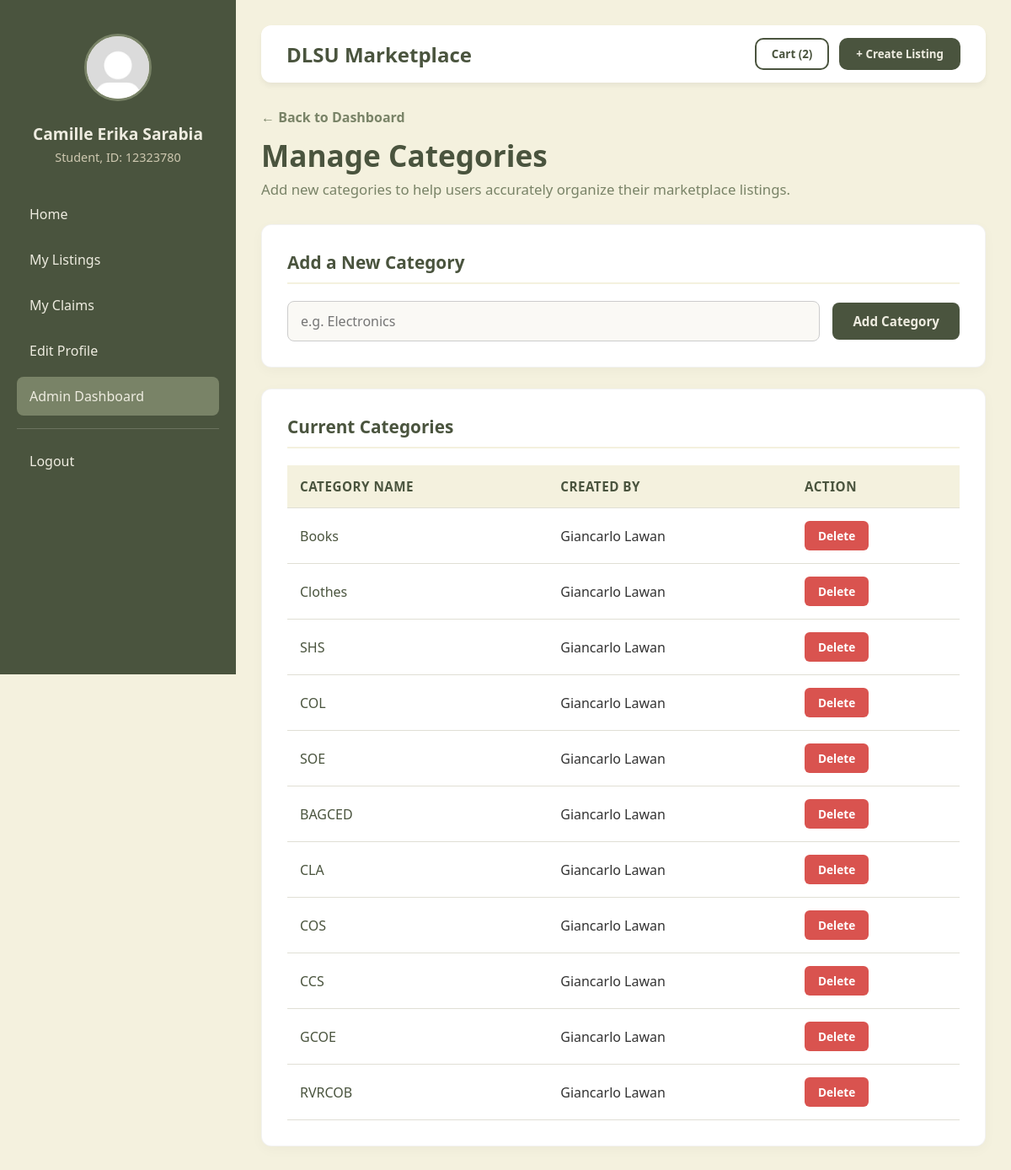
Screenshot of /admin_categories.php (signed in) with the database file from the repository.
### tables this page shows
CREATE TABLE `categories` (
  `category_id` int NOT NULL,
  `category_name` varchar(100) NOT NULL,
  `created_by_admin_id` int NOT NULL,
  `created_at` timestamp NULL DEFAULT CURRENT_TIMESTAMP
);

### admin_categories.php (the view, shortened to what this page needs)
<?php
require 'db.php';
$user_id = $_SESSION['user_id'];
$dlsu_id_number = $_SESSION['dlsu_id_number'];
$first_name = $_SESSION['first_name'];
$last_name = $_SESSION['last_name'];
$full_name = trim($first_name . ' ' . $last_name);
$role = $_SESSION['role'];
$profile_pic = 'profile_pictures/' . $_SESSION['profile_picture'];
$cart_query = "SELECT COUNT(*) AS cart_count
               FROM cart
               WHERE buyer_id = ?";
$stmt = $conn->prepare($cart_query);
$stmt->bind_param('i', $user_id);
$stmt->execute();
$cart_result = $stmt->get_result();
$cart_row = $cart_result->fetch_assoc();
$cart_count = $cart_row['cart_count'];
$categories = [];
$cat_query = "SELECT c.*, CONCAT(u.first_name, ' ', u.last_name) AS full_name
              FROM categories c
              LEFT JOIN admin_accounts a ON a.admin_id = c.created_by_admin_id
              LEFT JOIN users u ON u.user_id = a.user_id
              ORDER BY c.created_at DESC";
$stmt = $conn->prepare($cat_query);
$stmt->execute();
$cat_result = $stmt->get_result();
if ($cat_result->num_rows > 0) {
    while ($row = $cat_result->fetch_assoc()) {
        $categories[] = $row;
    }
}
?>
<!DOCTYPE html>
<html lang="en">
<head>
    <link rel="stylesheet" href="stylesheets/home.css" />
    <link rel="stylesheet" href="stylesheets/admin.css" />
</head>
<body>
    <div class="dashboard-container">
        <aside class="sidebar">
            <div class="user-profile-section">
                <img src="<?= htmlspecialchars($profile_pic); ?>" alt="Profile" class="nav-logo">
                <div class="user-info-display">
                    <h2 class="user-name"><?= htmlspecialchars($full_name); ?></h2>
                    <p class="user-id"><?= htmlspecialchars("$role, ID: $dlsu_id_number"); ?></p>
                </div>
            </div>
            <nav class="nav-menu">
                <a href="home.php">Home</a>
                <a href="mylistings.php">My Listings</a>
                <a href="myclaims.php">My Claims</a>
                <a href="editprofile.php">Edit Profile</a>
                <a href="admin_dashboard.php" class="active">Admin Dashboard</a>
                <hr class="nav-divider">
                <a href="logout.php" class="logout-link">Logout</a>
            </nav>
        </aside>
        <main class="main-content">
            <header class="top-bar" style="margin-bottom: 30px;">
                <form action="admin_categories.php" method="POST" class="top-bar-form" style="display: flex; width: 100%; justify-content: space-between;">
                    <div class="title-header">
                        <h2 style="margin-top: 3px;">DLSU Marketplace</h2>
                    </div>
                    <div class="header-actions">
                        <button type="submit" class="cart-btn" name="action" value="viewcart">Cart (<?= htmlspecialchars($cart_count); ?>)</button>
                        <button type="submit" class="create-listing-btn" name="action" value="createlisting">+ Create Listing</button>
                    </div>
                </form>
            </header>
            <div class="admin-header">
                <a href="admin_dashboard.php" class="back-link">← Back to Dashboard</a>
                <h1>Manage Categories</h1>
                <p>Add new categories to help users accurately organize their marketplace listings.</p>
            </div>
            <div class="admin-panel">
                <h3>Add a New Category</h3>
                <form action="admin_categories.php" method="POST" class="admin-inline-form">
                    <input type="text" name="category_name" class="admin-input" placeholder="e.g. Electronics" required>
                    <button type="submit" name="action" value="addcategory" class="admin-btn">Add Category</button>
                </form>
            </div>
            <div class="admin-panel" style="margin-top: 25px;">
                <h3>Current Categories</h3>
                <table class="admin-table">
                    <tr>
                        <th>Category Name</th>
                        <th>Created By</th>
                        <th>Action</th>
                    </tr>
                    <?php foreach ($categories as $cat): ?>
                        <tr>
                            <td style="font-weight: 500; color: #4a543e;"><?= htmlspecialchars($cat['category_name']); ?></td>
                            <td><?= htmlspecialchars($cat['full_name']); ?></td>
                            <td>
                                <form action="admin_categories.php" method="POST" style="margin: 0;">
                                    <button type="submit" name="action" value="deletecategory" class="btn-delete" onclick="return confirm('Are you sure you want to delete this category?');">Delete</button>
                                </form>
                            </td>
                        </tr>
                    <?php endforeach; ?>
                </table>
            </div>
        </main>
    </div>
</body>
</html>

### stylesheets/home.css (style rules this page uses)
* { box-sizing: border-box; margin: 0; padding: 0; font-family: "Segoe UI", Tahoma, Geneva, Verdana, sans-serif; }
body { background-color: #f4f1de; color: #333; }
.dashboard-container { display: flex; min-height: 100vh; }
.sidebar { width: 280px; background-color: #4a543e; color: #eeece0; padding: 40px 20px; position: fixed; height: 100vh; display: flex; flex-direction: column; }
.user-profile-section { text-align: center; margin-bottom: 35px; }
.nav-logo { width: 80px; height: 80px; border-radius: 50%; border: 3px solid #798367; margin-bottom: 15px; object-fit: cover; background-color: #eeece0; }
.user-name { font-size: 1.2rem; margin: 5px 0; color: #eeece0; }
.user-id { font-size: 0.9rem; color: #cec8b0; font-weight: 400; }
.nav-menu a { color: #eeece0; text-decoration: none; padding: 12px 15px; display: block; border-radius: 8px; margin-bottom: 8px; transition: 0.2s; }
.nav-menu a:hover, .nav-menu a.active { background: #798367; }
.nav-divider { border: 0; border-top: 1px solid rgba(238, 236, 224, 0.2); margin: 15px 0; }
.main-content { margin-left: 280px; flex: 1; padding: 30px; }
.top-bar { display: flex; justify-content: space-between; align-items: center; padding: 15px 30px; background: #fff; border-radius: 12px; box-shadow: 0 4px 6px rgba(0, 0, 0, 0.05); margin-bottom: 30px; }
.title-header h2 { color: #4a543e; }
.header-actions { display: flex; gap: 12px; }
.cart-btn { background: transparent; border: 2px solid #4a543e; color: #4a543e; padding: 8px 18px; border-radius: 10px; font-weight: 600; cursor: pointer; transition: 0.3s; }
.create-listing-btn { background: #4a543e; color: #eeece0; border: none; padding: 10px 20px; border-radius: 10px; font-weight: 600; cursor: pointer; }

### stylesheets/admin.css (style rules this page uses)
.admin-header { margin-bottom: 30px; }
.admin-header h1 { color: #4a543e; font-size: 2.2rem; margin-bottom: 5px; }
.admin-header p { color: #798367; font-size: 1.05rem; }
.back-link { color: #798367; text-decoration: none; font-weight: bold; margin-bottom: 10px; display: inline-block; }
.admin-btn { background: #4a543e; color: #eeece0; padding: 12px 24px; border-radius: 8px; text-decoration: none; font-weight: bold; transition: background-color 0.2s; border: none; cursor: pointer; display: inline-block; font-size: 0.95rem; }
.admin-panel { background: #fff; border-radius: 12px; padding: 30px; box-shadow: 0 4px 15px rgba(0, 0, 0, 0.03); border: 1px solid rgba(0, 0, 0, 0.05); }
.admin-panel h3 { color: #4a543e; font-size: 1.3rem; margin-bottom: 20px; border-bottom: 2px solid #f4f1de; padding-bottom: 10px; }
.admin-inline-form { display: flex; gap: 15px; align-items: center; }
.admin-input { flex-grow: 1; padding: 12px 15px; border: 1px solid #ccc; border-radius: 8px; font-size: 1rem; background-color: #faf9f5; transition: border-color 0.2s, box-shadow 0.2s; outline: none; }
.btn-delete { background-color: #d9534f; color: white; padding: 8px 16px; border-radius: 6px; border: none; cursor: pointer; font-size: 0.85rem; font-weight: bold; transition: background-color 0.2s, transform 0.1s; }
.admin-table { width: 100%; border-collapse: collapse; }
.admin-table th, .admin-table td { padding: 15px; text-align: left; border-bottom: 1px solid #e0dfd5; }
.admin-table th { background-color: #f4f1de; color: #4a543e; font-weight: bold; font-size: 0.95rem; text-transform: uppercase; letter-spacing: 0.5px; }

### rows the page displays
categories: category_name "Books", full_name "Giancarlo Lawan"
categories: category_name "Clothes", full_name "Giancarlo Lawan"
categories: category_name "SHS", full_name "Giancarlo Lawan"
categories: category_name "COL", full_name "Giancarlo Lawan"
categories: category_name "SOE", full_name "Giancarlo Lawan"
categories: category_name "BAGCED", full_name "Giancarlo Lawan"
categories: category_name "CLA", full_name "Giancarlo Lawan"
categories: category_name "COS", full_name "Giancarlo Lawan"
categories: category_name "CCS", full_name "Giancarlo Lawan"
categories: category_name "GCOE", full_name "Giancarlo Lawan"
categories: category_name "RVRCOB", full_name "Giancarlo Lawan"

### other values shown
$full_name "Camille Erika Sarabia"
$cart_count "2"
